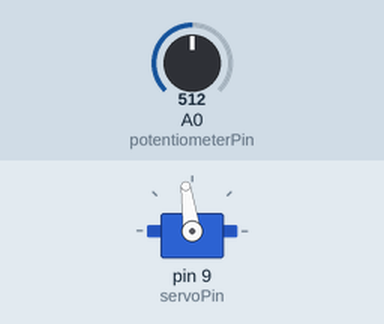
Recording of a sketch running on a simulated Arduino Uno, built with avr-gcc and run on an emulated ATmega328P. On the bench: servo. The test bench sets the inputs (shaded band); at power-on: A0 (potentiometerPin) = 512.

Above: at 6.2 s.
6.3 s: A0 (potentiometerPin) set to 716
At 7.1 s:
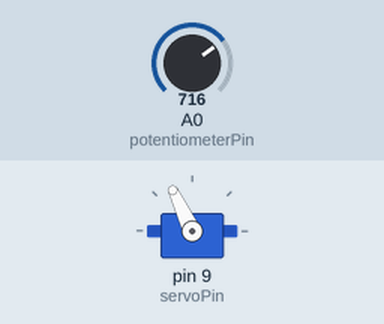
7.8 s: A0 (potentiometerPin) set to 900
At 8.2 s:
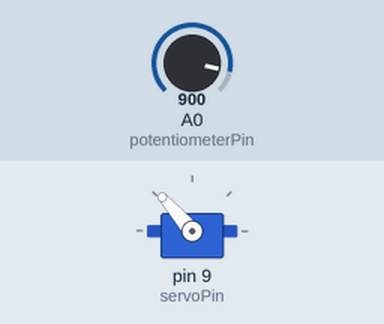
9.3 s: A0 (potentiometerPin) set to 122
At 10.5 s:
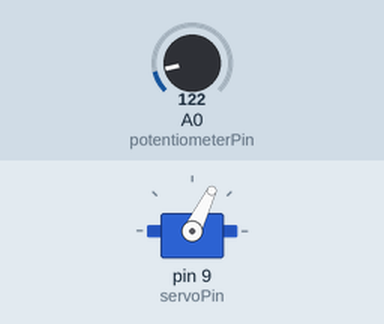
10.8 s: A0 (potentiometerPin) set to 0
At 11.7 s:
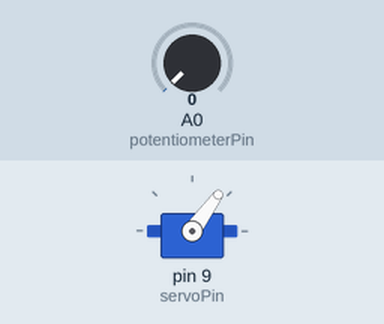
12.3 s: A0 (potentiometerPin) set to 1023
At 12.9 s:
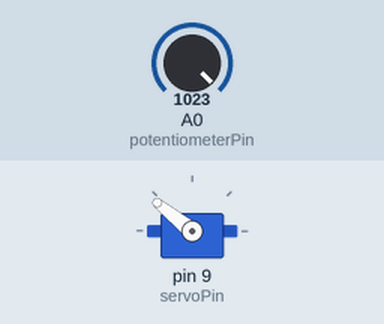
Timing chart, 0 to 14.8 s (numbered marks = the images above; inputs shaded):
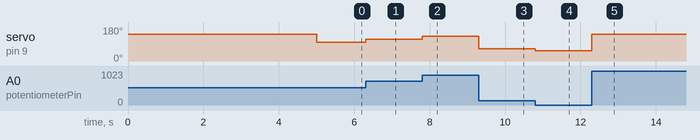

Measured:
- after the input at 6.3 s, servo on pin 9 (servoPin): 98° → 115° at once
- after the input at 7.8 s, servo on pin 9 (servoPin): 115° → 131° at once
- after the input at 9.3 s, servo on pin 9 (servoPin): 131° → 64° at once
- after the input at 10.8 s, servo on pin 9 (servoPin): 64° → 54° at once
- after the input at 12.3 s, servo on pin 9 (servoPin): 54° → 141° at once

The sketch:

Aspirateur.ino
```cpp
#include <Servo.h>

byte servoPin = 9; // signal pin for the ESC.
byte potentiometerPin = A0; // analog input pin for the potentiometer.
Servo servo;

void setup() {
servo.attach(servoPin);
servo.writeMicroseconds(2000); // send "stop" signal to ESC. Also necessary to arm the ESC.

delay(5000); // delay to allow the ESC to recognize the stopped signal.
}

void loop() {

int potVal = analogRead(potentiometerPin); // read input from potentiometer.

int pwmVal = map(potVal,0, 1023, 1100, 2000); // maps potentiometer values to PWM value.

servo.writeMicroseconds(pwmVal); // Send signal to ESC.
}
```
